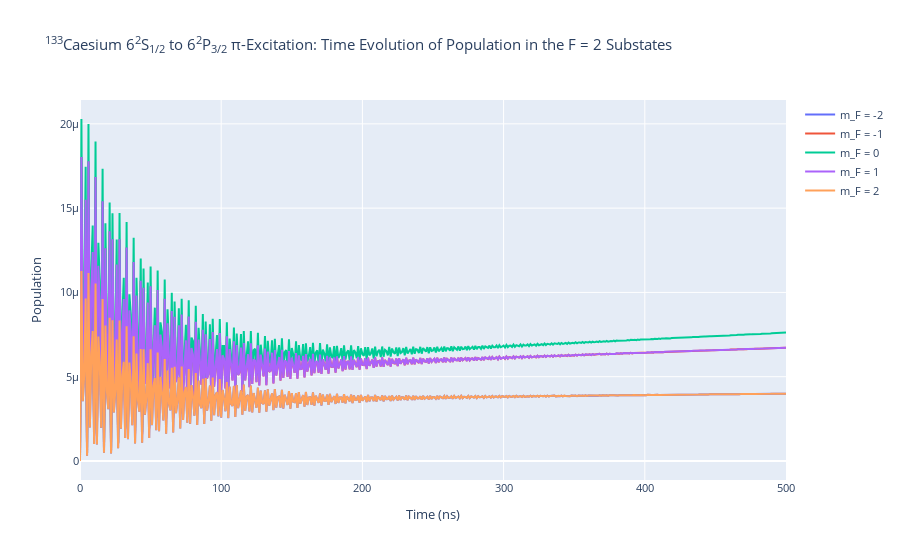

Notebook code for this chart:
### Code cell
rho_to_plot = [ [abs(rho) for rho in cs_system.Rho_t(s, s)] for s in F2]

fig_csF2 = go.Figure()

for i, rho in enumerate(rho_to_plot):
    fig_csF2.add_trace(go.Scatter(x = time_cs, 
                                y = rho,
                                name = f"m_F = {F2[i].m}",
                               mode = 'lines'))

fig_csF2.update_layout(title = "<sup>133</sup>Caesium 6<sup>2</sup>S<sub>1/2</sub> to 6<sup>2</sup>P<sub>3/2</sub> π-Excitation: Time Evolution of Population in the F = 2 Substates",
                 xaxis_title = "Time (ns)",
                 yaxis_title = "Population",
                font = dict(
                    size = 11))
fig_csF2.write_image(f"CsF=2I={intensity_cs}.pdf")
fig_csF2.show()

### Figure 1 — Plotly figure (JSON) as saved in the notebook; plotly's stock layout.template omitted (floating-point values rounded to 4 significant figures; data arrays with more than 128 entries replaced by an {"elided": "..."} marker saying what was removed)
{"data": [{"mode": "lines", "name": "m_F = -2", "type": "scatter", "x": {"elided": "501 int values"}, "y": {"elided": "501 float values"}}, {"mode": "lines", "name": "m_F = -1", "type": "scatter", "x": {"elided": "501 int values"}, "y": {"elided": "501 float values"}}, {"mode": "lines", "name": "m_F = 0", "type": "scatter", "x": {"elided": "501 int values"}, "y": {"elided": "501 float values"}}, {"mode": "lines", "name": "m_F = 1", "type": "scatter", "x": {"elided": "501 int values"}, "y": {"elided": "501 float values"}}, {"mode": "lines", "name": "m_F = 2", "type": "scatter", "x": {"elided": "501 int values"}, "y": {"elided": "501 float values"}}], "layout": {"autosize": true, "font": {"size": 11}, "title": {"text": "<sup>133</sup>Caesium 6<sup>2</sup>S<sub>1/2</sub> to 6<sup>2</sup>P<sub>3/2</sub> π-Excitation: Time Evolution of Population in the F = 2 Substates"}, "xaxis": {"autorange": true, "range": [0, 500], "title": {"text": "Time (ns)"}, "type": "linear"}, "yaxis": {"autorange": true, "range": [-1.127e-06, 2.142e-05], "title": {"text": "Population"}, "type": "linear"}}}
